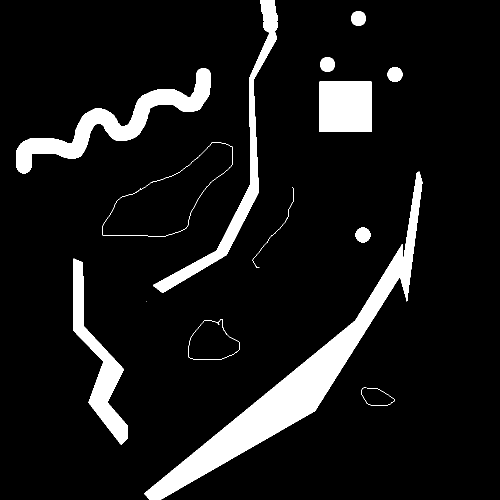
#> input picture racecar_mowbot_v1_controller/scripts/mowbot_path_planning/room_1000_1000.bmp, 1000 x 1000 px (shown at 1/2 size)
$ python path_planner_test.py
#> lines starting #> are read from the running program, lines starting #| are printed output that depends on the picture; after the words box and inside, x2 and y2 are one past the last pixel; in counts of white or black regions, pixels touching at a corner belong together
### racecar_mowbot_v1_controller/scripts/mowbot_path_planning/mowbot_dijkstra.py
#!/usr/bin/python
#

#    mowbot_dijkstra.py
#    Shaun Bowman
#
#
#    Purpose:
#    path-planning algorithm by Dijkstra
#    using an occupancy grid as an initial map (not graph)
#
#    Based on work by Andrew Dahdouh

#    https://realitybytes.blog/2017/07/11/graph-based-path-planning-dijkstras-algorithm/
'''
BSD 2-Clause License

Copyright (c) 2017, Andrew Dahdouh
All rights reserved.

Redistribution and use in source and binary forms, with or without
modification, are permitted provided that the following conditions are met:

* Redistributions of source code must retain the above copyright notice, this
  list of conditions and the following disclaimer.

* Redistributions in binary form must reproduce the above copyright notice,
  this list of conditions and the following disclaimer in the documentation
  and/or other materials provided with the distribution.

THIS SOFTWARE IS PROVIDED BY THE COPYRIGHT HOLDERS AND CONTRIBUTORS "AS IS"
AND ANY EXPRESS OR IMPLIED WARRANTIES, INCLUDING, BUT NOT LIMITED TO, THE
IMPLIED WARRANTIES OF MERCHANTABILITY AND FITNESS FOR A PARTICULAR PURPOSE ARE
DISCLAIMED. IN NO EVENT SHALL THE COPYRIGHT HOLDER OR CONTRIBUTORS BE LIABLE
FOR ANY DIRECT, INDIRECT, INCIDENTAL, SPECIAL, EXEMPLARY, OR CONSEQUENTIAL
DAMAGES (INCLUDING, BUT NOT LIMITED TO, PROCUREMENT OF SUBSTITUTE GOODS OR
SERVICES; LOSS OF USE, DATA, OR PROFITS; OR BUSINESS INTERRUPTION) HOWEVER
CAUSED AND ON ANY THEORY OF LIABILITY, WHETHER IN CONTRACT, STRICT LIABILITY,
OR TORT (INCLUDING NEGLIGENCE OR OTHERWISE) ARISING IN ANY WAY OUT OF THE USE
OF THIS SOFTWARE, EVEN IF ADVISED OF THE POSSIBILITY OF SUCH DAMAGE.
'''

import numpy as np
import math
import matplotlib.pyplot as plt
import pprint

class MowbotDijkstra():

    ANIMATION_PAUSE = 0.001
    DEBUG = False
    VISUAL = False
    VISUAL_RESULT_ONLY = False

    def __init__(self):

        pass

    def do_dijkstras(self, occupancy_map, x_spacing, y_spacing, start, goal):
        """
        Implements Dijkstra's shortest path algorithm
        Input:
        occupancy_map - an N by M numpy array of boolean values (represented
            as integers 0 and 1) that represents the locations of the obstacles
            in the world
        x_spacing - parameter representing spacing between adjacent columns
        y_spacing - parameter representing spacing between adjacent rows
        start - a 3 by 1 numpy array of (x,y,theta) for the starting position
        goal - a 3 by 1 numpy array of (x,y,theta) for the finishing position
        Output:
        path: list of the indices of the nodes on the shortest path found
            starting with "start" and ending with "end" (each node is in
            metric coordinates)
        """
        # self.DEBUG = False
        # self.VISUAL = False
        colormapval = (0, 8)
        goal_found = False

        # Setup Map Visualizations:
        if self.VISUAL == True:
            viz_map=occupancy_map
            fig = plt.figure(figsize=(12,12))
            ax = fig.add_subplot(111)
            ax.set_title('Occupancy Grid')
            plt.xticks(visible=False)
            plt.yticks(visible=False)
            plt.imshow(viz_map, origin='upper', interpolation='none', clim=colormapval)
            ax.set_aspect('equal')
            plt.pause(self.ANIMATION_PAUSE)

        # We will use this delta function to search surrounding nodes.
        delta = [[-1, 0],  # go up
                 [0, -1],  # go left
                 [1, 0],  # go down
                 [0, 1]]  # go right

        # Each node on the map "costs" 1 step to reach.
        cost = 1

        # Convert numpy array of map to list of map, makes it easier to search.
        occ_map = occupancy_map.tolist()
        if self.DEBUG == True:
            print "occ_map: "
            pprint.pprint(occ_map)

        # Converge start and goal positions to map indices.
        x = int(math.ceil((start.j / x_spacing) - 0.5))  # startingx
        y = int(math.ceil((start.i / y_spacing) - 0.5))  # startingy
        goalX = int(math.ceil((goal.j / x_spacing) - 0.5))
        goalY = int(math.ceil((goal.i / y_spacing) - 0.5))
        print "Start Pose: ", x, y
        print "Goal Pose: ", goalX, goalY

        # Make a map to keep track of all the nodes and their cost distance values.
        possible_nodes = [[0 for row in range(len(occ_map[0]))] for col in range(len(occ_map))]
        row = y
        col = x

        # Show the starting node and goal node.
        # 5 looks similar to S and 6 looks similar to G.
        possible_nodes[row][col] = 5

        if self.VISUAL == True:
            viz_map[row][col] = 5
            viz_map[goalY][goalX] = 6
            plt.imshow(viz_map, origin='upper', interpolation='none', clim=colormapval)
            plt.pause(self.ANIMATION_PAUSE)

        if self.DEBUG == True:
            print "Possible Nodes: "
            pprint.pprint(possible_nodes)

        # The g_value will count the number of steps each node is from the start.
        # Since we are at the start node, the total cost is 0.
        g_value = 0
        frontier_nodes = [(g_value, col, row)] # dist, x, y
        searched_nodes = []
        parent_node = {}  # Dictionary that Maps {child node : parent node}
        loopcount = 0

        while len(frontier_nodes) != 0:
            if self.DEBUG == True:
                "\n>>>>>>>>>>>>LOOP COUNT: ", loopcount, "\n"
            frontier_nodes.sort(reverse=True) #sort from shortest distance to farthest
            current_node = frontier_nodes.pop()
            if self.DEBUG == True:
                print "current_node: ", current_node
                print "frontier nodes: ", searched_nodes

            if current_node[1] == goalX and current_node[2] == goalY:
                print "Goal found!"
                goal_found = True
                if self.VISUAL == True:
                    plt.text(2, 10, s="Goal found!", fontsize=18, style='oblique', ha='center', va='top')
                    plt.imshow(viz_map, origin='upper', interpolation='none', clim=colormapval)
                    plt.pause(self.ANIMATION_PAUSE)
                break
            g_value, col, row = current_node

            # Check surrounding neighbors.
            for i in delta:
                possible_expansion_x = col + i[0]
                possible_expansion_y = row + i[1]
                valid_expansion = 0 <= possible_expansion_y < len(occupancy_map[0]) and 0 <= possible_expansion_x < len(occ_map)
                if self.DEBUG == True:
                    print "Current expansion Node: ", possible_expansion_x, possible_expansion_y

                if valid_expansion:
                    try:
                        unsearched_node = possible_nodes[possible_expansion_y][possible_expansion_x] == 0
                        open_node = occ_map[possible_expansion_y][possible_expansion_x] == 0
                        if self.DEBUG == True:
                            print "Check Open or Wall: ", occ_map[possible_expansion_y][possible_expansion_x]
                    except:
                        unsearched_node = False
                        open_node = False
                    if unsearched_node and open_node:
                        # Using  instead of 1 to make it easier to read This node has been searched.
                        # searched_row = possible_expansion_y
                        # searched_col = possible_expansion_x
                        possible_nodes[possible_expansion_y][possible_expansion_x] = 3
                        possible_node = (g_value + cost, possible_expansion_x, possible_expansion_y)
                        frontier_nodes.append(possible_node)
                        if self.DEBUG == True:
                            print "frontier_nodes:", frontier_nodes
                        if self.VISUAL == True:
                            viz_map[possible_expansion_y][possible_expansion_x] = 3
                            plt.imshow(viz_map, origin='upper', interpolation='none', clim=colormapval)
                            plt.pause(self.ANIMATION_PAUSE)


                        # This now builds parent/child relationship
                        parent_node[possible_node] = current_node
                        if self.DEBUG == True:
                            print "Parent Node: \n", parent_node
                            print "While Possible Nodes: "
                            pprint.pprint(possible_nodes)
            loopcount = loopcount+1

        if goal_found == True:

            print "Generating path..."

            route = []
            child_node = current_node
            while parent_node.has_key(child_node):
                route.append(parent_node[child_node])
                child_node = parent_node[child_node]
                route.sort()

            #  route back to metric units:
            if self.DEBUG == True:
                print "Route: ", route
            if self.VISUAL == True:
                for i in range(0, len(route)):
                    viz_map[route[i][2]][route[i][1]] = 7
                    plt.imshow(viz_map, origin='upper', interpolation='none', clim=colormapval)
                    plt.pause(self.ANIMATION_PAUSE)

                viz_map[goalY][goalX] = 7
                plt.imshow(viz_map, origin='upper', interpolation='none', clim=colormapval)
                plt.pause(self.ANIMATION_PAUSE)

            if self.VISUAL_RESULT_ONLY == True:
                viz_map=occupancy_map
                for i in range(0, len(route)):
                    viz_map[route[i][2]][route[i][1]] = 7
                viz_map[goalY][goalX] = 7
                fig = plt.figure(figsize=(12,12))
                ax = fig.add_subplot(111)
                ax.set_title('Occupancy Grid')
                plt.xticks(visible=False)
                plt.yticks(visible=False)
                plt.imshow(viz_map, origin='upper', interpolation='none', clim=colormapval)
                ax.set_aspect('equal')
                plt.show()


            path = []
            position = [start.j, start.i]  # Starting point passed in by function
            path.append(position)  # Add it to the list for the path

            for i in range(0, len(route)):
                position = [round((route[i][1]+0.5)*x_spacing, 3), round((route[i][2]+0.5)*y_spacing, 3)]
                path.append(position)

            # Add the goal state:

            position = [goal.j, goal.i]
            path.append(position)

            print "Path: "
            pprint.pprint(path)

            # Convert to numpy array and return.
            path = np.array(path)
            return path

        else:
            if self.VISUAL == True:
                plt.text(2, 10, s="No path found...", fontsize=18, style='oblique', ha='center', va='top')
                plt.imshow(viz_map, origin='upper', interpolation='none', clim=colormapval)
                plt.pause(self.ANIMATION_PAUSE)

            if self.VISUAL_RESULT_ONLY == True:
                viz_map=occupancy_map
                fig = plt.figure(figsize=(12,12))
                ax = fig.add_subplot(111)
                ax.set_title('Occupancy Grid')
                plt.xticks(visible=False)
                plt.yticks(visible=False)
                plt.imshow(viz_map, origin='upper', interpolation='none', clim=colormapval)
                ax.set_aspect('equal')
                plt.show()

            return False

### racecar_mowbot_v1_controller/scripts/mowbot_path_planning/mowbot_path_planner.py
#!/usr/bin/python
#

#   mowbot_path_planner.py
#   Shaun Bowman
#   2018/07/26
#
#   Purpose:
#   - Consume MAP data, output desired trajectory
#   - Trajectory to be based on a desired path, which hopefully will have a few options / techniques implemented here.
#   - Intention is for the trajectory to be consumed by mowbot_conntroller & commanded out to the motors / servo

import numpy as np
from mtrx_pos import MatrixPos
from mowbot_dijkstra import MowbotDijkstra
from scipy import ndimage
import math
import  matplotlib.pyplot as plt

class MowbotPathPlanner:
    has_init = False
    start_pos = []
    goal = []
    map = []
    map_navigable = []
    x_spacing = [] # meters
    y_spacing = [] # meters
    dijkstra = MowbotDijkstra()
    turn_radius =   []  # meters, tightest turning radius of robot (for bicycle model)
    veh_wheelbase   =   []  # meters, wheelbase of robot (for bicycle model)
    colormapval = (0, 8)

    def __init__(self):
        self.has_init = True
        self.start_pos = MatrixPos()
        self.goal = MatrixPos()
        self.map = []
        self.x_spacing = 1
        self.y_spacing = 1
        self.turn_radius = 0.75
        self.veh_wheelbase =  0.35

    def mult_nums(self, x, y):
        return x*y

    def get_path_dijkstra(self, b_DEBUG, b_VISUAL, b_VISUAL_RESULT_ONLY):
        # use dijkstra algorithm on occupancy grid
        # https://realitybytes.blog/2017/07/11/graph-based-path-planning-dijkstras-algorithm/
        self.dijkstra.DEBUG = b_DEBUG
        self.dijkstra.VISUAL = b_VISUAL
        self.dijkstra.VISUAL_RESULT_ONLY = b_VISUAL_RESULT_ONLY
        self.dijkstra.do_dijkstras(self.map, self.x_spacing, self.y_spacing, self.start_pos, self.goal)
        pass

    # [23 lines left out: function pad_grid, not called in this run]

### racecar_mowbot_v1_controller/scripts/mowbot_path_planning/mtrx_pos.py
#!/usr/bin/python
#

#    mtrx_pos.py
#    Shaun Bowman
#
#    Purpose:
#    Represent a position in a matrix
#    Postion being spacial
#    Having a heading, and position


class MatrixPos():
    i = []
    j = []

    def __init__(self):
        self.i = 0
        self.j = 0

### racecar_mowbot_v1_controller/scripts/mowbot_path_planning/path_planner_test.py
#!/usr/bin/python
#

#   path_planner_test.py
#   Shaun Bowman
#   2018/07/26
#
#   Purpose:
#   - Stand-alone test script for mowbot_path_planner.py
#   - Not to require ROS

from mowbot_path_planner import MowbotPathPlanner
from mtrx_pos import MatrixPos
import numpy as np
import matplotlib.pyplot as plt
from scipy import ndimage

pp = MowbotPathPlanner()

run_tests = {
            'basic': 0,
            'map_20_20' : 0,
            'map_5_5' : 0,
            'map_1000_1000_bmp' : 1,
            'planner_create' : 1,
            'find_navigable_map' :0,
            'run_dijkstra' : 1
            }

start = MatrixPos()
goal = MatrixPos()
map = []
planner = []

# basic test - works
if run_tests['basic'] == 1:
    x = np.arange( 15 )
    y = np.sin( [np.pi/10*i for i in x] )
    result = pp.mult_nums(x, y)

    plt.plot(x, result)
    plt.show()


# Notes on map:
# - Map is an Ocupancy Grid format
# - each pixels value representing the probability of an area being occupied
# - value ranges from 0 to 100, with -1 meaning unknown
if run_tests['map_20_20'] == 1:
    # map_20_20 = np.array([
        # [1, 1,  1,  1,  1,  1,  1,  1,  1,  1,  1,  1,  1,  1,  1,  1,  1,  1,  1,  1 ],
        # [1, 0,  0,  0,  0,  0,  0,  0,  0,  0,  0,  0,  0,  0,  0,  0,  0,  0,  0,  1 ],
        # [1, 0,  0,  0,  0,  0,  0,  0,  0,  0,  0,  0,  0,  0,  0,  0,  0,  0,  0,  1 ],
        # [1, 0,  0,  0,  0,  0,  0,  0,  0,  0,  0,  0,  0,  0,  0,  0,  0,  0,  0,  1 ],
        # [1, 0,  0,  0,  0,  0,  0,  0,  0,  0,  0,  0,  0,  0,  0,  0,  0,  0,  0,  1 ],
        # [1, 0,  0,  0,  0,  0,  0,  0,  0,  0,  0,  0,  0,  0,  0,  0,  0,  0,  0,  1 ],
        # [1, 0,  0,  0,  0,  0,  0,  0,  0,  0,  0,  0,  0,  0,  0,  0,  0,  0,  0,  1 ],
        # [1, 0,  0,  0,  0,  0,  1,  1,  0,  0,  0,  0,  0,  0,  0,  0,  0,  0,  0,  1 ],
        # [1, 0,  0,  0,  0,  1,  1,  0,  0,  0,  0,  0,  0,  0,  0,  0,  0,  0,  0,  1 ],
        # [1, 0,  0,  0,  0,  1,  0,  0,  0,  0,  0,  0,  0,  0,  0,  0,  0,  0,  0,  1 ],
        # [1, 0,  0,  0,  0,  0,  0,  0,  0,  0,  0,  0,  0,  0,  0,  0,  0,  0,  0,  1 ],
        # [1, 0,  0,  0,  0,  0,  0,  0,  0,  0,  0,  0,  0,  0,  1,  1,  0,  0,  0,  1 ],
        # [1, 0,  0,  0,  0,  0,  0,  0,  0,  0,  0,  0,  0,  0,  1,  1,  0,  0,  0,  1 ],
        # [1, 0,  0,  0,  0,  0,  0,  0,  0,  0,  0,  0,  0,  0,  0,  0,  0,  0,  0,  1 ],
        # [1, 0,  0,  1,  1,  0,  0,  0,  0,  0,  0,  0,  0,  0,  0,  0,  0,  0,  0,  1 ],
        # [1, 0,  0,  1,  1,  0,  0,  0,  0,  0,  0,  0,  0,  0,  0,  0,  0,  0,  0,  1 ],
        # [1, 0,  0,  0,  0,  0,  0,  0,  0,  0,  0,  1,  0,  0,  0,  0,  0,  0,  0,  1 ],
        # [1, 0,  0,  0,  0,  0,  0,  0,  0,  0,  0,  0,  0,  0,  0,  0,  0,  0,  0,  1 ],
        # [1, 0,  0,  0,  0,  0,  0,  0,  0,  0,  0,  0,  0,  0,  0,  0,  0,  0,  0,  1 ],
        # [1, 1,  1,  1,  1,  1,  1,  1,  1,  1,  1,  1,  1,  1,  1,  1,  1,  1,  1,  1 ]
        # ])
    map_20_20 = np.array([
        [1, 1,  1,  1,  1,  1,  1,  1,  1,  1,  1,  1,  1,  1,  1,  1,  1,  1,  1,  1 ],
        [1, 0,  0,  0,  0,  0,  0,  0,  0,  0,  0,  0,  0,  0,  0,  0,  0,  0,  0,  1 ],
        [1, 0,  0,  0,  0,  0,  0,  0,  0,  0,  0,  0,  0,  0,  0,  0,  0,  1,  0,  1 ],
        [1, 0,  0,  0,  0,  0,  0,  0,  0,  0,  0,  0,  0,  0,  0,  0,  0,  1,  0,  1 ],
        [1, 0,  0,  0,  0,  0,  0,  0,  0,  0,  0,  1,  0,  0,  1,  1,  1,  1,  0,  1 ],
        [1, 0,  0,  0,  0,  0,  0,  0,  0,  0,  0,  1,  0,  0,  0,  0,  0,  0,  0,  1 ],
        [1, 0,  0,  0,  0,  0,  0,  0,  0,  0,  0,  1,  0,  0,  0,  0,  0,  0,  0,  1 ],
        [1, 0,  0,  0,  0,  0,  1,  1,  0,  0,  0,  1,  0,  0,  0,  0,  0,  0,  0,  1 ],
        [1, 0,  0,  0,  0,  1,  1,  0,  0,  0,  0,  1,  0,  0,  0,  0,  0,  0,  0,  1 ],
        [1, 0,  0,  0,  0,  1,  0,  0,  0,  0,  0,  1,  0,  0,  0,  0,  0,  0,  0,  1 ],
        [1, 0,  0,  0,  0,  0,  0,  0,  0,  0,  1,  0,  0,  0,  0,  0,  0,  0,  0,  1 ],
        [1, 0,  0,  0,  0,  0,  0,  1,  0,  0,  1,  0,  0,  0,  1,  1,  0,  0,  0,  1 ],
        [1, 0,  0,  0,  0,  0,  1,  0,  0,  0,  0,  0,  0,  0,  1,  1,  0,  0,  0,  1 ],
        [1, 0,  0,  0,  0,  1,  0,  0,  0,  0,  0,  0,  0,  0,  0,  0,  0,  0,  0,  1 ],
        [1, 0,  0,  1,  1,  0,  0,  0,  0,  0,  0,  0,  0,  0,  0,  0,  0,  0,  0,  1 ],
        [1, 0,  0,  1,  1,  0,  0,  0,  0,  0,  0,  0,  0,  1,  0,  0,  0,  0,  0,  1 ],
        [1, 0,  0,  0,  0,  0,  0,  0,  0,  0,  0,  1,  0,  0,  0,  0,  0,  0,  0,  1 ],
        [1, 0,  0,  0,  0,  0,  0,  0,  0,  0,  0,  0,  0,  0,  0,  0,  0,  0,  0,  1 ],
        [1, 0,  0,  0,  0,  0,  0,  0,  0,  0,  0,  0,  0,  0,  0,  0,  0,  0,  0,  1 ],
        [1, 1,  1,  1,  1,  1,  1,  1,  1,  1,  1,  1,  1,  1,  1,  1,  1,  1,  1,  1 ]
    ])

    plt.figure()
    plt.imshow( map_20_20 )
    plt.show()
    map = map_20_20

    start_pos = MatrixPos()
    start_pos.i = 17
    start_pos.j = 17

    end_pos = MatrixPos()
    end_pos.i = 3
    end_pos.j = 3

    print( "Start Position i,j: " + str(start_pos.i) + "," + str(start_pos.j)
           + " map value: " + str( map_20_20[start_pos.i, start_pos.j] ) )

    start = start_pos
    goal = end_pos

# Notes on map:
# - Map is an Ocupancy Grid format
# - each pixels value representing the probability of an area being occupied
# - value ranges from 0 to 100, with -1 meaning unknown
if run_tests['map_5_5'] == 1:
# map_20_20 = np.array([
# [1, 1,  1,  1,  1,  1,  1,  1,  1,  1,  1,  1,  1,  1,  1,  1,  1,  1,  1,  1 ],
# ])
    map_5_5 = np.array([
        [1, 1,  1,  1,  1],
        [1, 0,  0,  0,  1],
        [1, 0,  1,  0,  1],
        [1, 0,  0,  0,  1],
        [1, 1,  1,  1,  1]
    ])
    plt.figure()
    plt.imshow( map_5_5 )
    plt.show()
    map = map_5_5

    start_pos = MatrixPos()
    start_pos.i = 3
    start_pos.j = 3

    end_pos = MatrixPos()
    end_pos.i   = 1
    end_pos.j   = 1

    start = start_pos
    goal = end_pos

if run_tests['map_1000_1000_bmp'] == 1:
    img_map = ndimage.imread('room_1000_1000.bmp')
#> img_map is the input picture: shape (1000, 1000, 3); 9.6% white; 14 white regions (1 under 20 px), largest, box (x1, y1, x2, y2) and area: (288, 343, 845, 1000) 40900, (33, 136, 422, 347) 16788, (306, 0, 556, 586) 12329
    img_map = img_map*-1 + 1 # rotate image.. dumb
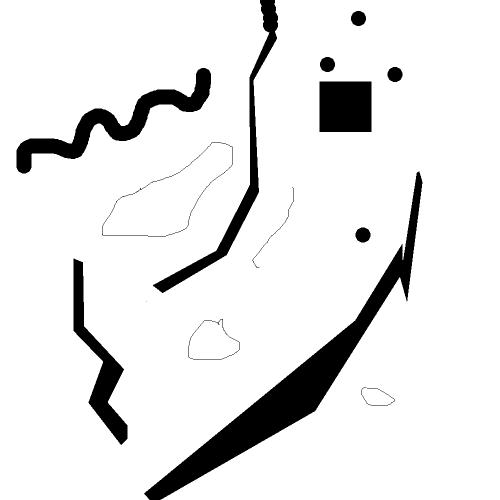
#> img_map: shape (1000, 1000, 3) int16 (shown at 1/2 size); values -254 (black) and 1 (white), 90.4% white; 14 black regions (1 under 20 px), largest, box (x1, y1, x2, y2) and area: (288, 343, 845, 1000) 40900, (33, 136, 422, 347) 16788, (306, 0, 556, 586) 12329
    img_map[0,:] = 1
#> img_map: shape (1000, 1000, 3) int16; values -254 (black) and 1 (white), 90.4% white; 14 black regions (1 under 20 px), largest, box (x1, y1, x2, y2) and area: (288, 343, 845, 1000) 40900, (33, 136, 422, 347) 16788, (306, 1, 556, 586) 12299
    img_map[-1,:] = 1
#> img_map: shape (1000, 1000, 3) int16; values -254 (black) and 1 (white), 90.4% white; 14 black regions (1 under 20 px), largest, box (x1, y1, x2, y2) and area: (288, 343, 845, 999) 40878, (33, 136, 422, 347) 16788, (306, 1, 556, 586) 12299
    img_map[:, 0] = 1
    img_map[:, -1] = 1

    plt.figure()
    plt.imshow( img_map )
    plt.show()
    map = img_map

    start_pos = MatrixPos()
    start_pos.i = 980
    start_pos.j = 980

    end_pos = MatrixPos()
    end_pos.i   = 20
    end_pos.j   = 20

    start = start_pos
    goal = end_pos

if run_tests['planner_create'] == 1:
    planner = MowbotPathPlanner()
    planner.start_pos = start
    planner.goal = goal
    planner.map = map

if run_tests['run_dijkstra'] == 1:
    # compute path plan using dijkstra's algorithm (shortest path)
    planner.get_path_dijkstra( b_DEBUG=False, b_VISUAL=False, b_VISUAL_RESULT_ONLY=True )
#> in do_dijkstras, `occ_map = occupancy_map.tolist()`: occ_map = 1000 items
#> after the loop in do_dijkstras, `for i in delta:`: frontier_nodes = []; parent_node = 0 items

if run_tests['find_navigable_map']:
    # using specified spacing in meteres of occupancy grid & minimum turning radius of robot
    # dialate occupied portions in the grid to prevent robot from hitting things (somewhat)
    planner.pad_grid( b_VISUAL=True )
